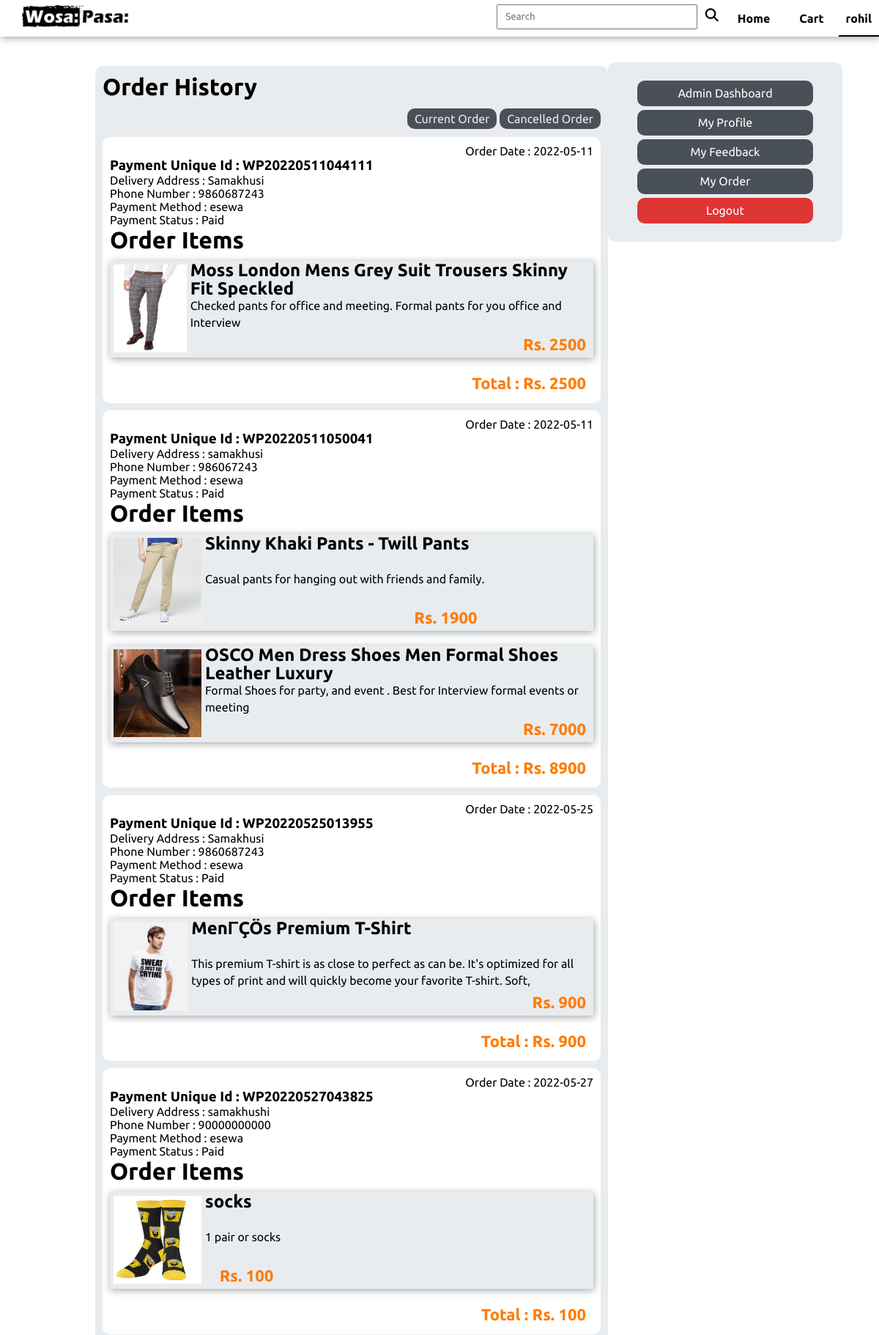
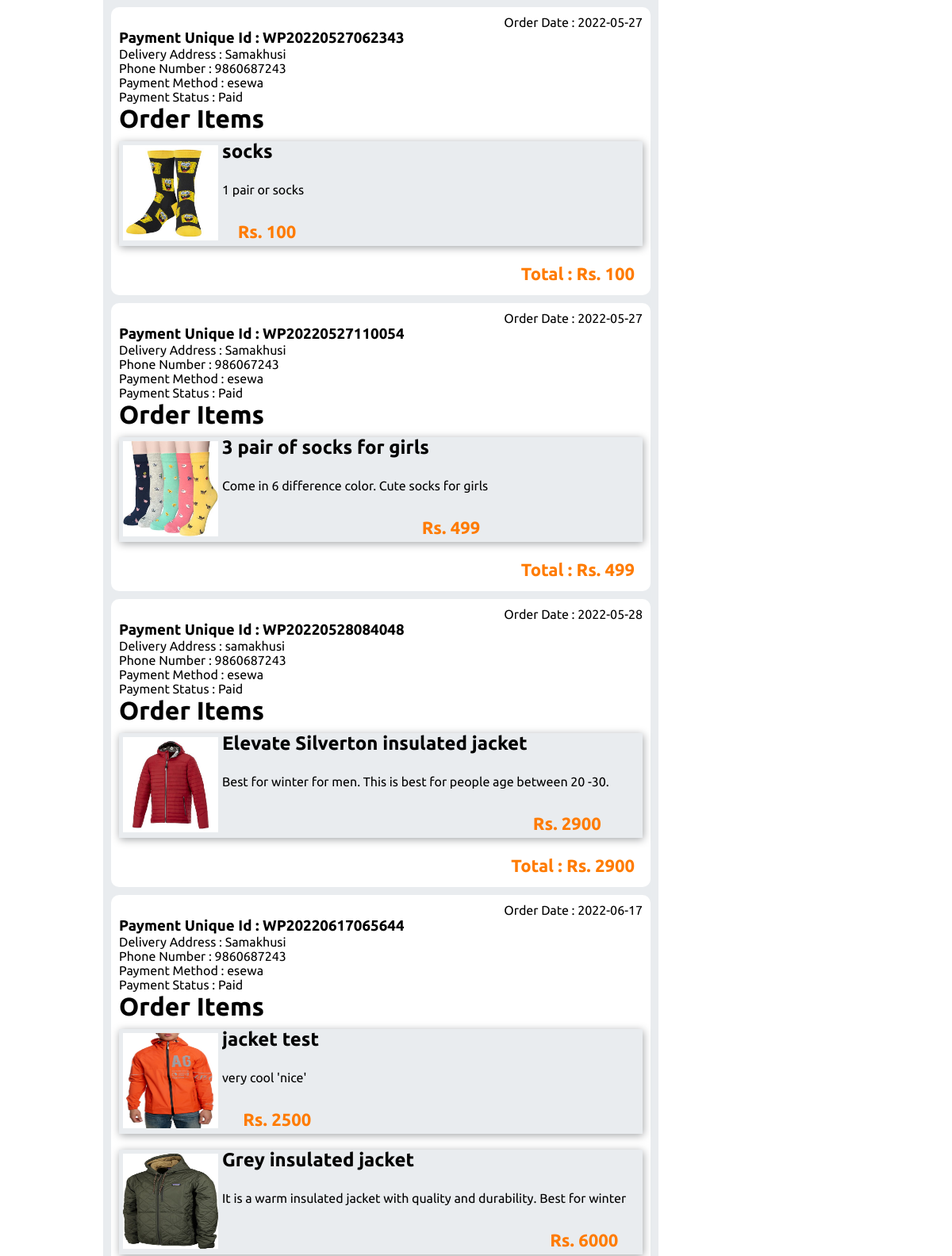
Page /wosapasa/order/orderhistory.php (signed in, upper part) on the committed database (2 pictures, top to bottom).
### tables this page shows
CREATE TABLE `users` (
  `user_id` int NOT NULL AUTO_INCREMENT,
  `username` varchar(255) NOT NULL,
  `email` varchar(255) NOT NULL,
  `password` varchar(255) NOT NULL,
  `is_admin` tinyint(1) NOT NULL DEFAULT '0',
  `is_customer` tinyint(1) NOT NULL DEFAULT '1',
  `status` tinyint(1) DEFAULT '1',
  PRIMARY KEY (`user_id`),
  UNIQUE KEY `email` (`email`)
);

CREATE TABLE `payments` (
  `payment_id` int NOT NULL AUTO_INCREMENT,
  `total_amt` int NOT NULL,
  `payment_uid` varchar(255) NOT NULL,
  `payment_date` date NOT NULL,
  `transaction_id` varchar(255) DEFAULT NULL,
  `delivery_address` varchar(255) NOT NULL,
  `phone_no` varchar(15) NOT NULL,
  `payment_status` tinyint(1) DEFAULT '0',
  `delivery_status` tinyint(1) DEFAULT '0',
  `payment_method` varchar(255) NOT NULL,
  `payment_by` varchar(255) NOT NULL,
  `user_id` int NOT NULL,
  `cancel_status` tinyint(1) DEFAULT '0',
  PRIMARY KEY (`payment_id`),
  UNIQUE KEY `payment_uid` (`payment_uid`),
  KEY `user_id` (`user_id`),
  CONSTRAINT `payments_ibfk_1` FOREIGN KEY (`user_id`) REFERENCES `users` (`user_id`)
);

CREATE TABLE `orders` (
  `order_id` int NOT NULL AUTO_INCREMENT,
  `quantity` int NOT NULL,
  `price` int DEFAULT NULL,
  `product_id` int NOT NULL,
  `payment_id` int NOT NULL,
  `user_id` int NOT NULL,
  PRIMARY KEY (`order_id`),
  KEY `product_id` (`product_id`),
  KEY `payment_id` (`payment_id`),
  KEY `user_id` (`user_id`),
  CONSTRAINT `orders_ibfk_1` FOREIGN KEY (`product_id`) REFERENCES `products` (`product_id`),
  CONSTRAINT `orders_ibfk_2` FOREIGN KEY (`payment_id`) REFERENCES `payments` (`payment_id`),
  CONSTRAINT `orders_ibfk_3` FOREIGN KEY (`user_id`) REFERENCES `users` (`user_id`)
);

CREATE TABLE `products` (
  `product_id` int NOT NULL AUTO_INCREMENT,
  `title` varchar(255) NOT NULL,
  `description` text NOT NULL,
  `image` varchar(255) NOT NULL,
  `c_id` int NOT NULL,
  `price` int NOT NULL,
  `gender` varchar(10) NOT NULL,
  `number_of_stock` int NOT NULL,
  `keyword` varchar(255) DEFAULT NULL,
  `active_status` tinyint(1) NOT NULL,
  PRIMARY KEY (`product_id`),
  KEY `c_id` (`c_id`),
  CONSTRAINT `products_ibfk_1` FOREIGN KEY (`c_id`) REFERENCES `categories` (`c_id`)
);

### wosapasa/config/utility.php (called while the page is built, shortened)
<?php
function fetch_user($id, $conn)
{
    $q_user = "SELECT * from users  where user_id ='$id'";
    $result = mysqli_query($conn, $q_user);
    if (mysqli_num_rows($result) != 0) {
        $user = mysqli_fetch_assoc($result);
        return $user;
    } else {
        die("User not found");
    }
}
?>

### wosapasa/order/orderhistory.php (the view, shortened to what this page needs)
<?php
    require_once '../config/dbconfig.php';
    require_once '../config/utility.php';
?>
<!DOCTYPE html>
<html lang="en">
<head>
    <?php
        $page = 'profile';
        require_once '../assets/component/head.php';
        $id = $_SESSION['id'];
        $user = fetch_user($id,$conn);
        $q_feedback = "SELECT * from payments where payments.user_id =". $user['user_id']. " and delivery_status = 1";
        $result = mysqli_query($conn,$q_feedback);
    ?>
</head>
<body>
    <?php require_once '../assets/component/topnav.php'; ?>
    <div class="container">
        <div class="profile_row">
            <div class="col_6">
                <div class="feedback_content">
                    <h1>Order History</h1>
                    <div class="feedback_card_action">
                        <a href="/myorder.php" class="btn feedback_btn">Current Order</a>
                        <a href="/order/cancelOrder.php" class="btn feedback_btn">Cancelled Order</a>
                    </div>
                    <?php
                    if(mysqli_num_rows($result)!=0){
                    while($payment = mysqli_fetch_assoc($result)){
                    ?>
                        <?php print_r($payment); ?>
                    <div class="feedback_card">
                        <p class="morder_date">Order Date : <?= $payment['payment_date'] ?></p>
                        <h3>Payment Unique Id : <?= $payment['payment_uid'] ?></h3>
                        <p>Delivery Address : <?= $payment['delivery_address'] ?></p>
                        <p>Phone Number : <?= $payment['phone_no'] ?></p>
                        <p>Payment Method : <?= $payment['payment_method'] ?></p>
                        <p>Payment Status : <?php if($payment['payment_status']==1){echo "Paid";}else{echo "Unpaid";} ?></p>
                        <h1>Order Items</h1>
                        <?php
                            $q_order = "SELECT * from orders inner join products on orders.product_id = products.product_id where payment_id = ".$payment['payment_id'];
                            $r_order_prod = mysqli_query($conn,$q_order);
                            while ($order = mysqli_fetch_assoc($r_order_prod)){
                        ?>
                        <a href="/detailview.php?p_id=<?= $order['product_id'] ?>" class="disable_link">
                            <div class = "product_list">
                                <img class="myorder_prod_img" src="../assets/image/upload/<?= $order['image'] ?>">
                                <div class="morder_prod_content">
                                    <h2 class="morder_prod_title">
                                        <?= $order['title'] ?>
                                    </h2>
                                    <p>
                                        <?= $order['description'] ?>
                                    </p>
                                    <span class="offer-price">Rs. <?= $order['price'] ?></span>
                                </div>
                            </div>
                        </a>
                        <?php
                            }
                        ?>
                        <div class="feedback_card_action">
                            <span class="offer-price">Total : Rs. <?= $payment['total_amt'] ?></span><br>
                        </div>
                    </div>
                    <?php
                    }
                }else{
                    echo "No Result Found";
                }
                    ?>
                </div>
            </div>
            <?php
                require_once '../assets/component/sidebar_profile.php'
            ?>
        </div>
    </div>
</body>
</html>

### wosapasa/assets/component/topnav.php (shortened to what this page needs)
<?php
    require_once (__DIR__.'\..\..\config\dbconfig.php');
    require_once (__DIR__.'\..\..\config\utility.php');
    if(isset($_SESSION['id'])){
        $id = $_SESSION['id'];
        $user = fetch_user($id,$conn);
    }
?>
<div class="topnav">
    <a href="../../index.php"><img class="nav_logo" src ="/assets/image/design_wosa_pasa.png" alt="logo"></a>
    <ul class="nav_menu" id="nav_menu">
        <form action="/search.php" id="seachForm" class="search" onsubmit="event.preventDefault(); searchValidation()">
            <input type="text" id="search_input" name ="q" class="searchBox" placeholder="Search"
                value="<?php if(isset($_GET['q'])){ echo $_GET['q']; }else if(isset($_GET['query'])){ echo $_GET['query'];}
                    ?>"
            >
            <input class="searchIcon" style="font-family: FontAwesome" value="&#xf002;" type="submit">
        </form>
        <li class="nav_item <?php if($page == 'home'){echo 'active';} ?>"><a class="nav_link" href="/">Home</a></li>
        <?php if(isset($_SESSION['id'])){?>
            <li class="nav_item nav_item <?php if($page == 'cart'){echo 'active';} ?>"><a class="nav_link" href="/cart.php">Cart</a></li>
            <li onclick="profileToggler();" class="nav_item nav_profile <?php if($page == 'profile'){echo 'active';} ?>"><span class="nav_link"><?= $user['username'] ?></span>
        </li>
        <?php }else{?>
                <li class="nav_item <?php if($page == 'login'){echo 'active';} ?>"><a class="nav_link" href="/account/login.php">Login</a></li>
                <li class="nav_item <?php if($page == 'signup'){echo 'active';} ?>"><a class="nav_link" href="/account/signup.php">Sign-up</a></li>
        <?php } ?>
    </ul>
</div>

### wosapasa/assets/css/main.css (style rules this page uses)
* { padding: 0; margin: 0; font-family: 'Ubuntu', sans-serif; }
.topnav { display: flex; position: fixed; background-color: white; height: 50px; width: 100%; top: 0px; z-index: 1; justify-content: space-between; box-shadow: 1px 2px 10px #a3a5a7; }
.nav_logo { padding: 7px 30px; height: 30px; }
.nav_menu { display: flex; }
.nav_item { line-height: 50px; padding: 0px 20px; list-style: none; cursor: pointer; }
.active { border-bottom: 2px solid black; }
.nav_link { font-weight: bolder ; color: black; text-decoration: none; }
.nav_profile { padding: 0px 10px; cursor: fi; }
.container { width: 80%; margin: 0px auto; margin-top: 60px; }
.search { line-height: 40px; font-size: 20px; }
.searchBox { height: 30px; width: 250px; padding: 0px 10px; }
.searchIcon { font-size: 18px; height: 30px; width: 30px; border: none; background-color: white; }
.offer-price { text-decoration: none; padding: 0px 10px; text-align: left; color: rgb(255, 123, 0); font-weight: bold; font-size: 22px; margin: 5px 0px; }
.btn { background-color: #495057; color: #e9ecef; padding: 13px 30px; border-radius: 10px; border: none; text-decoration: none; }
.profile_row { margin-top: 80px; display: flex; }
.col_6 { width: 75%; }
.feedback_content { background-color: #e9ecef; margin: 10px; border-radius: 10px; padding: 10px; }
.feedback_card { background-color: white; border-radius: 10px; padding: 10px; margin: 10px 0px; }
.feedback_card_action { text-align: right; margin-top: 10px; line-height: 30px; }
.feedback_btn { padding: 5px 10px; text-decoration: none; border-radius: 10px; }
.product_list { display: flex; background-color: #e9ecef; box-shadow: 1px 2px 10px #a3a5a7; margin: 10px 0px 20px 0px; }
.morder_prod_title { height: 50px; line-height: 25px; width: 100%; overflow: hidden; }
.morder_prod_content p { height: 46px; line-height: 23px; width: 100%; overflow: hidden; }
.myorder_prod_img { width: 120px; height: 120px; margin: 5px; vertical-align: middle; }
.morder_date { text-align: right; }
.disable_link { text-decoration: none; color: black; }
.morder_prod_content .offer-price { display: block; text-align: right; }

### rows in the picture
users: username "rohil"
payments: payment_date "2022-05-11", payment_uid "WP20220511044111", delivery_address "Samakhusi", phone_no "9860687243", payment_method "esewa", payment_status "Paid", total_amt "2500"
orders: product.image (picture), product.title "Moss London Mens Grey Suit Trousers Skinny Fit Speckled", product.description "Checked pants for office and meeting. Formal pants for you office and Interview", product.price "2500"
payments: payment_date "2022-05-11", payment_uid "WP20220511050041", delivery_address "samakhusi", phone_no "986067243", payment_method "esewa", payment_status "Paid", total_amt "8900"
orders: product.image (picture), product.title "Skinny Khaki Pants - Twill Pants", product.description "Casual pants for hanging out with friends and family.", product.price "1900"
orders: product.image (picture), product.title "OSCO Men Dress Shoes Men Formal Shoes Leather Luxury", product.description "Formal Shoes for party, and event . Best for Interview formal events or meeting", product.price "7000"
payments: payment_date "2022-05-25", payment_uid "WP20220525013955", delivery_address "Samakhusi", phone_no "9860687243", payment_method "esewa", payment_status "Paid", total_amt "900"
orders: product.image (picture), product.title "MenΓÇÖs Premium T-Shirt", product.description "This premium T-shirt is as close to perfect as can be. It's optimized for all types of print and will quickly become your favorite T-shirt. Soft,…", product.price "900"
payments: payment_date "2022-05-27", payment_uid "WP20220527043825", delivery_address "samakhushi", phone_no "90000000000", payment_method "esewa", payment_status "Paid", total_amt "100"
orders: product.image (picture), product.title "socks", product.description "1 pair or socks", product.price "100"
payments: payment_date "2022-05-27", payment_uid "WP20220527062343", delivery_address "Samakhusi", phone_no "9860687243", payment_method "esewa", payment_status "Paid", total_amt "100"
orders: product.image (picture), product.title "socks", product.description "1 pair or socks", product.price "100"
payments: payment_date "2022-05-27", payment_uid "WP20220527110054", delivery_address "Samakhusi", phone_no "986067243", payment_method "esewa", payment_status "Paid", total_amt "499"
orders: product.image (picture), product.title "3 pair of socks for girls", product.description "Come in 6 difference color. Cute socks for girls", product.price "499"
payments: payment_date "2022-05-28", payment_uid "WP20220528084048", delivery_address "samakhusi", phone_no "9860687243", payment_method "esewa", payment_status "Paid", total_amt "2900"
orders: product.image (picture), product.title "Elevate Silverton insulated jacket", product.description "Best for winter for men. This is best for people age between 20 -30.", product.price "2900"
payments: payment_date "2022-06-17", payment_uid "WP20220617065644", delivery_address "Samakhusi", phone_no "9860687243", payment_method "esewa", payment_status "Paid"
orders: product.image (picture), product.title "jacket test", product.description "very cool 'nice'", product.price "2500"
orders: product.image (picture), product.title "Grey insulated jacket", product.description "It is a warm insulated jacket with quality and durability. Best for winter", product.price "6000"
